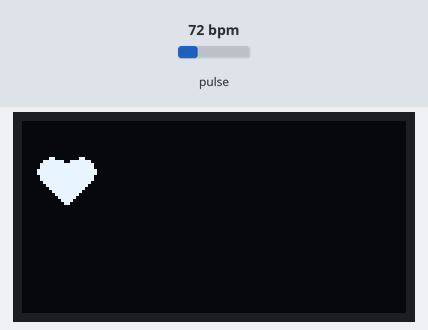
Bench run of a sketch on a simulated ESP8266 (NodeMCU). On the bench: 128×64 one-colour display. The inputs (shaded band) are chosen by the test bench; at power-on: pulse 72 bpm. WiFi joins after 1.5 s; servers stay silent unless stated; what the sketch prints to the serial monitor is not drawn.

Above: at 9.8 s.
At 14.2 s:
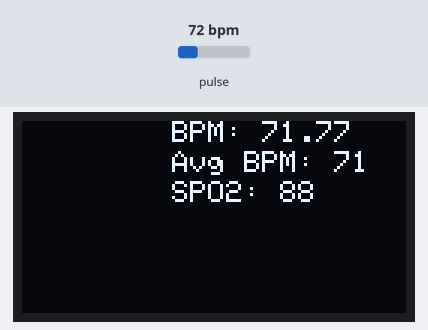
At 24.0 s:
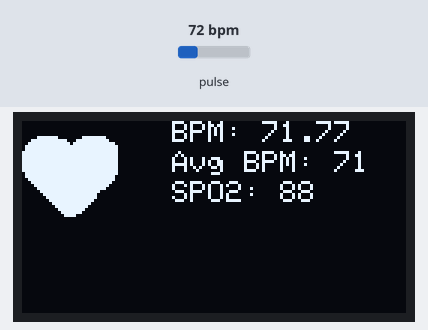
At 35.9 s:
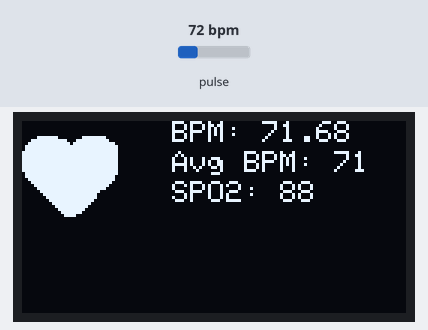
At 37.9 s:
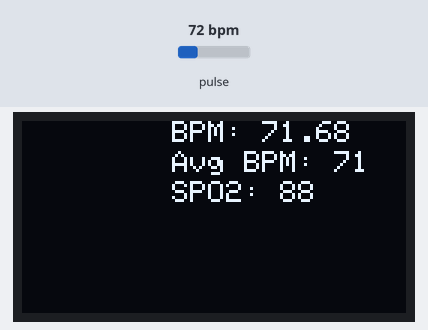

Measured:
- what the display in image 0 shows lasts 2.1 s, from 9.7 s to 11.8 s
- what the display in image 1 shows lasts 7.5 s, from 14.1 s to 21.6 s
- what the display in image 2 shows lasts 2.0 s, from 24.0 s to 26.0 s

The sketch:

MaxOled.ino
```cpp
#include <Wire.h>
#include <Adafruit_GFX.h>
#include <Adafruit_SSD1306.h>
#include <heartRate.h>
#include <MAX30105.h>
#include <FirebaseESP8266.h>
#include <ESP8266WiFi.h>

#define SCREEN_WIDTH 128 // OLED display width, in pixels
#define SCREEN_HEIGHT 64 // OLED display height, in pixels

// Declaration for SSD1306 display connected using I2C
#define OLED_RESET     -1 // Reset pin
#define SCREEN_ADDRESS 0x3C
Adafruit_SSD1306 display(SCREEN_WIDTH, SCREEN_HEIGHT, &Wire, OLED_RESET);

MAX30105 particleSensor;
WiFiClient client;

// Wifi Settings
const char *ssid = "#";    // Wi-Fi Username
const char *pass = "#"; // Wi-Fi Password

// Firebase Settings
#define FIREBASE_HOST "#" // Firebase realtime database URL
#define FIREBASE_AUTH "#"     // Firebase authentication token
#define NUMFLAKES     10 // Number of snowflakes in the animation example
#define bitmap1_height   128
#define bitmap1_width    32
static const unsigned char PROGMEM bitmap1[] =
{ 0x0C, 0x03, 0x00, 0x00, 0x00, 0x00, 0x00, 0x00, 0x00, 0x00, 0x00, 0x00, 0x00, 0x00, 0x00, 0x00,
  0x3F, 0x9F, 0xC0, 0x00, 0x00, 0x00, 0x00, 0x00, 0x00, 0x00, 0x00, 0x00, 0x00, 0x00, 0x00, 0x00,
  0x7F, 0xFF, 0xE0, 0x00, 0x00, 0x00, 0x00, 0x00, 0x00, 0x00, 0x00, 0x00, 0x00, 0x00, 0x00, 0x00,
  0x7F, 0xFF, 0xE0, 0x00, 0x00, 0x00, 0x00, 0x00, 0x00, 0x00, 0x00, 0x00, 0x00, 0x00, 0x00, 0x00,
  0xFF, 0xFF, 0xF0, 0x00, 0x00, 0x00, 0x00, 0x00, 0x00, 0x00, 0x00, 0x00, 0x00, 0x00, 0x00, 0x00,
  0xFF, 0xFF, 0xF0, 0x00, 0x00, 0x00, 0x00, 0x00, 0x00, 0x00, 0x00, 0x00, 0x00, 0x00, 0x00, 0x00,
  0x7F, 0xFF, 0xE0, 0x00, 0x00, 0x00, 0x00, 0x00, 0x00, 0x00, 0x00, 0x00, 0x00, 0x00, 0x00, 0x00,
  0x7F, 0xFF, 0xE0, 0x00, 0x00, 0x00, 0x00, 0x00, 0x00, 0x00, 0x00, 0x00, 0x00, 0x00, 0x00, 0x00,
  0x3F, 0xFF, 0xC0, 0x00, 0x00, 0x00, 0x00, 0x00, 0x00, 0x00, 0x00, 0x00, 0x00, 0x00, 0x00, 0x00,
  0x1F, 0xFF, 0x80, 0x00, 0x00, 0x00, 0x00, 0x00, 0x00, 0x00, 0x00, 0x00, 0x00, 0x00, 0x00, 0x00,
  0x0F, 0xFF, 0x00, 0x00, 0x00, 0x00, 0x00, 0x00, 0x00, 0x00, 0x00, 0x00, 0x00, 0x00, 0x00, 0x00,
  0x07, 0xFE, 0x00, 0x00, 0x00, 0x00, 0x00, 0x00, 0x00, 0x00, 0x00, 0x00, 0x00, 0x00, 0x00, 0x00,
  0x03, 0xFC, 0x00, 0x00, 0x00, 0x00, 0x00, 0x00, 0x00, 0x00, 0x00, 0x00, 0x00, 0x00, 0x00, 0x00,
  0x01, 0xF8, 0x00, 0x00, 0x00, 0x00, 0x00, 0x00, 0x00, 0x00, 0x00, 0x00, 0x00, 0x00, 0x00, 0x00,
  0x00, 0xF0, 0x00, 0x00, 0x00, 0x00, 0x00, 0x00, 0x00, 0x00, 0x00, 0x00, 0x00, 0x00, 0x00, 0x00,
  0x00, 0x60, 0x00, 0x00, 0x00, 0x00, 0x00, 0x00, 0x00, 0x00, 0x00, 0x00, 0x00, 0x00, 0x00, 0x00,
  0x00, 0x00, 0x00, 0x00, 0x00, 0x00, 0x00, 0x00, 0x00, 0x00, 0x00, 0x00, 0x00, 0x00, 0x00, 0x00,
  0x00, 0x00, 0x00, 0x00, 0x00, 0x00, 0x00, 0x00, 0x00, 0x00, 0x00, 0x00, 0x00, 0x00, 0x00, 0x00,
  0x00, 0x00, 0x00, 0x00, 0x00, 0x00, 0x00, 0x00, 0x00, 0x00, 0x00, 0x00, 0x00, 0x00, 0x00, 0x00,
  0x00, 0x00, 0x00, 0x00, 0x00, 0x00, 0x00, 0x00, 0x00, 0x00, 0x00, 0x00, 0x00, 0x00, 0x00, 0x00,
  0x00, 0x00, 0x00, 0x00, 0x00, 0x00, 0x00, 0x00, 0x00, 0x00, 0x00, 0x00, 0x00, 0x00, 0x00, 0x00,
  0x00, 0x00, 0x00, 0x00, 0x00, 0x00, 0x00, 0x00, 0x00, 0x00, 0x00, 0x00, 0x00, 0x00, 0x00, 0x00,
  0x00, 0x00, 0x00, 0x00, 0x00, 0x00, 0x00, 0x00, 0x00, 0x00, 0x00, 0x00, 0x00, 0x00, 0x00, 0x00,
  0x00, 0x00, 0x00, 0x00, 0x00, 0x00, 0x00, 0x00, 0x00, 0x00, 0x00, 0x00, 0x00, 0x00, 0x00, 0x00,
  0x00, 0x00, 0x00, 0x00, 0x00, 0x00, 0x00, 0x00, 0x00, 0x00, 0x00, 0x00, 0x00, 0x00, 0x00, 0x00,
  0x00, 0x00, 0x00, 0x00, 0x00, 0x00, 0x00, 0x00, 0x00, 0x00, 0x00, 0x00, 0x00, 0x00, 0x00, 0x00,
  0x00, 0x00, 0x00, 0x00, 0x00, 0x00, 0x00, 0x00, 0x00, 0x00, 0x00, 0x00, 0x00, 0x00, 0x00, 0x00,
  0x00, 0x00, 0x00, 0x00, 0x00, 0x00, 0x00, 0x00, 0x00, 0x00, 0x00, 0x00, 0x00, 0x00, 0x00, 0x00,
  0x00, 0x00, 0x00, 0x00, 0x00, 0x00, 0x00, 0x00, 0x00, 0x00, 0x00, 0x00, 0x00, 0x00, 0x00, 0x00,
  0x00, 0x00, 0x00, 0x00, 0x00, 0x00, 0x00, 0x00, 0x00, 0x00, 0x00, 0x00, 0x00, 0x00, 0x00, 0x00,
  0x00, 0x00, 0x00, 0x00, 0x00, 0x00, 0x00, 0x00, 0x00, 0x00, 0x00, 0x00, 0x00, 0x00, 0x00, 0x00,
  0x00, 0x00, 0x00, 0x00, 0x00, 0x00, 0x00, 0x00, 0x00, 0x00, 0x00, 0x00, 0x00, 0x00, 0x00, 0x00
};

static const unsigned char PROGMEM bitmap2[] =
{ 0x07, 0xF0, 0x0F, 0xF0, 0x00, 0x00, 0x00, 0x00, 0x00, 0x00, 0x00, 0x00, 0x00, 0x00, 0x00, 0x00,
  0x1F, 0xFE, 0x3F, 0xF8, 0x00, 0x00, 0x00, 0x00, 0x00, 0x00, 0x00, 0x00, 0x00, 0x00, 0x00, 0x00,
  0x3F, 0xFF, 0x7F, 0xFE, 0x00, 0x00, 0x00, 0x00, 0x00, 0x00, 0x00, 0x00, 0x00, 0x00, 0x00, 0x00,
  0x7F, 0xFF, 0xFF, 0xFF, 0x00, 0x00, 0x00, 0x00, 0x00, 0x00, 0x00, 0x00, 0x00, 0x00, 0x00, 0x00,
  0x7F, 0xFF, 0xFF, 0xFF, 0x00, 0x00, 0x00, 0x00, 0x00, 0x00, 0x00, 0x00, 0x00, 0x00, 0x00, 0x00,
  0xFF, 0xFF, 0xFF, 0xFF, 0x00, 0x00, 0x00, 0x00, 0x00, 0x00, 0x00, 0x00, 0x00, 0x00, 0x00, 0x00,
  0xFF, 0xFF, 0xFF, 0xFF, 0x00, 0x00, 0x00, 0x00, 0x00, 0x00, 0x00, 0x00, 0x00, 0x00, 0x00, 0x00,
  0xFF, 0xFF, 0xFF, 0xFF, 0x00, 0x00, 0x00, 0x00, 0x00, 0x00, 0x00, 0x00, 0x00, 0x00, 0x00, 0x00,
  0xFF, 0xFF, 0xFF, 0xFF, 0x00, 0x00, 0x00, 0x00, 0x00, 0x00, 0x00, 0x00, 0x00, 0x00, 0x00, 0x00,
  0xFF, 0xFF, 0xFF, 0xFF, 0x00, 0x00, 0x00, 0x00, 0x00, 0x00, 0x00, 0x00, 0x00, 0x00, 0x00, 0x00,
  0xFF, 0xFF, 0xFF, 0xFF, 0x00, 0x00, 0x00, 0x00, 0x00, 0x00, 0x00, 0x00, 0x00, 0x00, 0x00, 0x00,
  0xFF, 0xFF, 0xFF, 0xFF, 0x00, 0x00, 0x00, 0x00, 0x00, 0x00, 0x00, 0x00, 0x00, 0x00, 0x00, 0x00,
  0x7F, 0xFF, 0xFF, 0xFF, 0x00, 0x00, 0x00, 0x00, 0x00, 0x00, 0x00, 0x00, 0x00, 0x00, 0x00, 0x00,
  0x7F, 0xFF, 0xFF, 0xFE, 0x00, 0x00, 0x00, 0x00, 0x00, 0x00, 0x00, 0x00, 0x00, 0x00, 0x00, 0x00,
  0x3F, 0xFF, 0xFF, 0xFE, 0x00, 0x00, 0x00, 0x00, 0x00, 0x00, 0x00, 0x00, 0x00, 0x00, 0x00, 0x00,
  0x1F, 0xFF, 0xFF, 0xFC, 0x00, 0x00, 0x00, 0x00, 0x00, 0x00, 0x00, 0x00, 0x00, 0x00, 0x00, 0x00,
  0x0F, 0xFF, 0xFF, 0xF8, 0x00, 0x00, 0x00, 0x00, 0x00, 0x00, 0x00, 0x00, 0x00, 0x00, 0x00, 0x00,
  0x07, 0xFF, 0xFF, 0xF0, 0x00, 0x00, 0x00, 0x00, 0x00, 0x00, 0x00, 0x00, 0x00, 0x00, 0x00, 0x00,
  0x03, 0xFF, 0xFF, 0xC0, 0x00, 0x00, 0x00, 0x00, 0x00, 0x00, 0x00, 0x00, 0x00, 0x00, 0x00, 0x00,
  0x01, 0xFF, 0xFF, 0x80, 0x00, 0x00, 0x00, 0x00, 0x00, 0x00, 0x00, 0x00, 0x00, 0x00, 0x00, 0x00,
  0x00, 0xFF, 0xFF, 0x80, 0x00, 0x00, 0x00, 0x00, 0x00, 0x00, 0x00, 0x00, 0x00, 0x00, 0x00, 0x00,
  0x00, 0x7F, 0xFF, 0x00, 0x00, 0x00, 0x00, 0x00, 0x00, 0x00, 0x00, 0x00, 0x00, 0x00, 0x00, 0x00,
  0x00, 0x3F, 0xFE, 0x00, 0x00, 0x00, 0x00, 0x00, 0x00, 0x00, 0x00, 0x00, 0x00, 0x00, 0x00, 0x00,
  0x00, 0x1F, 0xFC, 0x00, 0x00, 0x00, 0x00, 0x00, 0x00, 0x00, 0x00, 0x00, 0x00, 0x00, 0x00, 0x00,
  0x00, 0x0F, 0xF8, 0x00, 0x00, 0x00, 0x00, 0x00, 0x00, 0x00, 0x00, 0x00, 0x00, 0x00, 0x00, 0x00,
  0x00, 0x07, 0xF0, 0x00, 0x00, 0x00, 0x00, 0x00, 0x00, 0x00, 0x00, 0x00, 0x00, 0x00, 0x00, 0x00,
  0x00, 0x03, 0xC0, 0x00, 0x00, 0x00, 0x00, 0x00, 0x00, 0x00, 0x00, 0x00, 0x00, 0x00, 0x00, 0x00,
  0x00, 0x00, 0x00, 0x00, 0x00, 0x00, 0x00, 0x00, 0x00, 0x00, 0x00, 0x00, 0x00, 0x00, 0x00, 0x00,
  0x00, 0x00, 0x00, 0x00, 0x00, 0x00, 0x00, 0x00, 0x00, 0x00, 0x00, 0x00, 0x00, 0x00, 0x00, 0x00,
  0x00, 0x00, 0x00, 0x00, 0x00, 0x00, 0x00, 0x00, 0x00, 0x00, 0x00, 0x00, 0x00, 0x00, 0x00, 0x00,
  0x00, 0x00, 0x00, 0x00, 0x00, 0x00, 0x00, 0x00, 0x00, 0x00, 0x00, 0x00, 0x00, 0x00, 0x00, 0x00,
  0x00, 0x00, 0x00, 0x00, 0x00, 0x00, 0x00, 0x00, 0x00, 0x00, 0x00, 0x00, 0x00, 0x00, 0x00, 0x00
};

FirebaseData firebaseData;

const byte RATE_SIZE = 4;
byte rates[RATE_SIZE];
float beatsPerMinute;
byte rateSpot = 0;
long lastBeat = 0;
int beatAvg;
int bloodOxygen;


void setup()
{
  Serial.begin(9600);

  // Initialize the OLED object
  if (!display.begin(SSD1306_SWITCHCAPVCC, SCREEN_ADDRESS))
  {
    Serial.println(F("SSD1306 allocation failed"));
    for (;;)
      ; // Don't proceed, loop forever
  }

  // Clear the buffer.
  display.clearDisplay();
  display.display();

  Serial.println("Connecting to WiFi...");

  // Connecting to WiFi
  WiFi.begin(ssid, pass);
  while (WiFi.status() != WL_CONNECTED)
  {
    delay(500);
    Serial.print(".");
  }
  Serial.println("\nWiFi connected");

  // Connecting to Firebase
  Firebase.begin(FIREBASE_HOST, FIREBASE_AUTH);
  Serial.println("Firebase connected");

  Serial.println("Place your index finger on the sensor.");

  if (!particleSensor.begin(Wire, I2C_SPEED_FAST))
  {
    Serial.println("Heartbeat sensor failed, Heartbeat sensor not found");
    while (1)
      ;
  }

  particleSensor.setup();
  particleSensor.setPulseAmplitudeRed(0x0A);
  particleSensor.setPulseAmplitudeGreen(0);
  delay(2000);
}
void loop()
{
  for (int i = 0; i < 500; i++)
    Heart_Beat();

  // Display the first bitmap at the center top
  showBitmap();
  display.display();

  delay(2000);  // Wait for 2 seconds

  // Clear only the area where the first bitmap was displayed
  display.fillRect(0, 0, bitmap1_width, bitmap1_height, BLACK);
  display.display();

  delay(200);  // A short delay for better visibility

  // Display the second bitmap at the center top
  showBitmap2();
  display.display();

  // Display BPM, Avg BPM, and Blood Oxygen values to the right of the bitmap
  display.setTextSize(1);
  display.setTextColor(WHITE);
  display.setCursor(50, 0);
  display.print("BPM: ");
  display.println(beatsPerMinute);
  display.setCursor(50, 10);
  display.print("Avg BPM: ");
  display.println(beatAvg);
  display.setCursor(50, 20);
  display.print("SPO2: ");
  display.println(bloodOxygen);
  display.display();

  delay(2000);  // Wait for 2 seconds

  // Clear only the area where the second bitmap was displayed
  display.fillRect(0, 0, bitmap1_width, bitmap1_height, BLACK);
  display.display();

  delay(200);  // A short delay for better visibility

  Serial.print("BPM=");
  Serial.print(beatsPerMinute);
  Serial.print(", Avg BPM=");
  Serial.print(beatAvg);
  Serial.print(", Blood Oxygen=");
  Serial.print(bloodOxygen);
  Serial.println();

  // Sending data to Firebase
  FirebaseJson json;
  json.set("bpm", beatsPerMinute);
  json.set("avgBpm", beatAvg);
  json.set("bloodOxygen", bloodOxygen);
  json.set("timestamp/.sv", "timestamp");
  Serial.printf("Push data with timestamp... %s\n", Firebase.pushJSON(firebaseData, "/bpm", json) ? "ok" : firebaseData.errorReason().c_str());

  delay(1000);  // Wait for 1 second
}


void Heart_Beat()
{
  long irValue = particleSensor.getIR();
  long redValue = particleSensor.getRed();

  if (checkForBeat(irValue) == true)
  {
    long delta = millis() - lastBeat;
    lastBeat = millis();
    beatsPerMinute = 60 / (delta / 1000.0);
    if (beatsPerMinute < 255 && beatsPerMinute > 20)
    {
      rates[rateSpot++] = (byte)beatsPerMinute;
      rateSpot %= RATE_SIZE;

      beatAvg = 0;
      for (byte x = 0; x < RATE_SIZE; x++)
        beatAvg += rates[x];
      beatAvg /= RATE_SIZE;
    }
  }

  if (irValue < 50000)
  {
    beatsPerMinute = 0;
    beatAvg = 0;
    bloodOxygen = 0;
  }
  else
  {
    bloodOxygen = calculateBloodOxygen(irValue, redValue);
  }
}

int calculateBloodOxygen(long irValue, long redValue)
{
  float ratio = (float)redValue / irValue;
  float spo2 = 110 - 25 * ratio;
  spo2 = constrain(spo2, 0, 100);
  int spo2Int = round(spo2);
  return spo2Int;
}
void showBitmap(void) {
  display.clearDisplay();
  display.drawBitmap(5, 12, bitmap1, bitmap1_height, bitmap1_width, WHITE);
  display.display();

}
void showBitmap2(void) {
  display.clearDisplay();
  display.drawBitmap(0, 5, bitmap2, bitmap1_height, bitmap1_width, WHITE);
  display.display();

}
```
